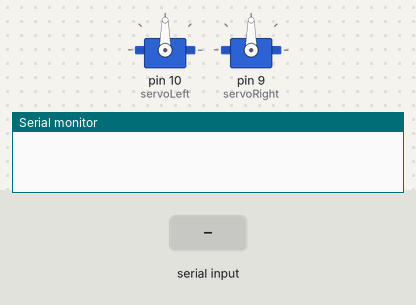
The sketch below on a simulated Arduino Uno, built with avr-gcc and run on an emulated ATmega328P. On the bench: 2 × servo, the last lines printed to the serial monitor. Inputs (shaded band) come from the test bench.

Above: at 1.2 s.
1.3 s: "1" received over Serial
At 2.5 s:
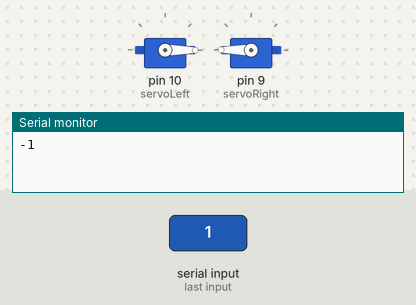
2.8 s: "2" received over Serial
At 3.7 s:
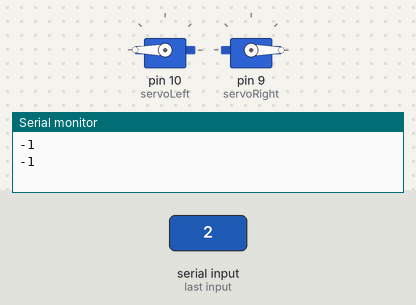
4.3 s: "3" received over Serial
At 4.8 s:
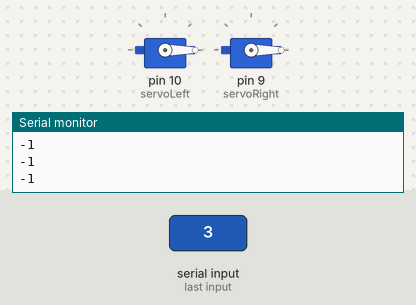
5.8 s: "4" received over Serial
At 7.0 s:
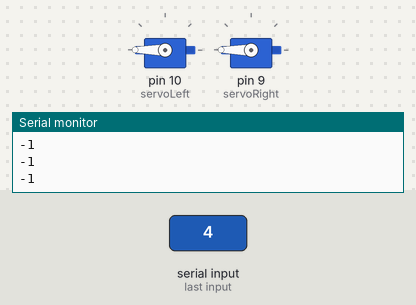
7.3 s: "5" received over Serial
At 8.3 s:
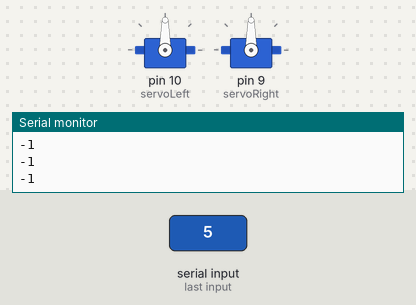
Timing chart, 0 to 9.8 s (numbered marks = the images above; inputs shaded):
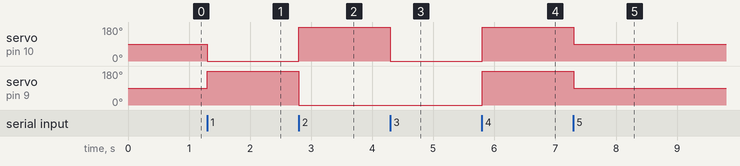

The sketch:

carcode.ino
```cpp
/*
  Description: A simple Car control Code which uses bluetooth and an android to control the Car.
*/

#include <Servo.h>
Servo servoLeft;          // Define left servo
Servo servoRight;         // Define right servo
int Received = 0; 		// will hold the value we recieve from the phone connected via bluetooth
void setup() {
  Serial.begin(9600);
  servoLeft.attach(10);  // Set left servo to digital pin 10
  servoRight.attach(9);  // Set right servo to digital pin 9
}

void loop() {
  if (Serial.available() > 0) //checks if Bluetooth singal can be received
  {
    Received = Serial.read(); // sets the value sent from the phone to the variable Received
    Serial.println(Serial.read());

  }
  if (Received == '1') { // makes the car go forward
    forward();
  }
  else if (Received == '2') { // makes the car go backwards
    reverse();
  }
  else if (Received == '3') { // makes the car turn left
    turnLeft();
  }
  else if (Received == '4') { // makes the car turn right
    turnRight();
  }
  else if (Received == '5') { // makes the car stop
    stopRobot();
  }
}

// Motion routines for forward, reverse, turns, and stop
void forward() {
  servoLeft.write(0);
  servoRight.write(180);
}

void reverse() {
  servoLeft.write(180);
  servoRight.write(0);
}

void turnRight() {
  servoLeft.write(180);
  servoRight.write(180);
}
void turnLeft() {
  servoLeft.write(0);
  servoRight.write(0);
}

void stopRobot() {
  servoLeft.write(90);
  servoRight.write(90);
}
```

Measured:
- after the input at 1.3 s, servo on pin 10 (servoLeft): 90° → 0° at once; servo on pin 9 (servoRight): 90° → 180° at once
- after the input at 2.8 s, servo on pin 10 (servoLeft): 0° → 180° at once; servo on pin 9 (servoRight): 180° → 0° at once
- after the input at 4.3 s, servo on pin 10 (servoLeft): 180° → 0° at once
- after the input at 5.8 s, servo on pin 10 (servoLeft), servo on pin 9 (servoRight): 0° → 180° at once
- after the input at 7.3 s, servo on pin 10 (servoLeft), servo on pin 9 (servoRight): 180° → 90° at once
